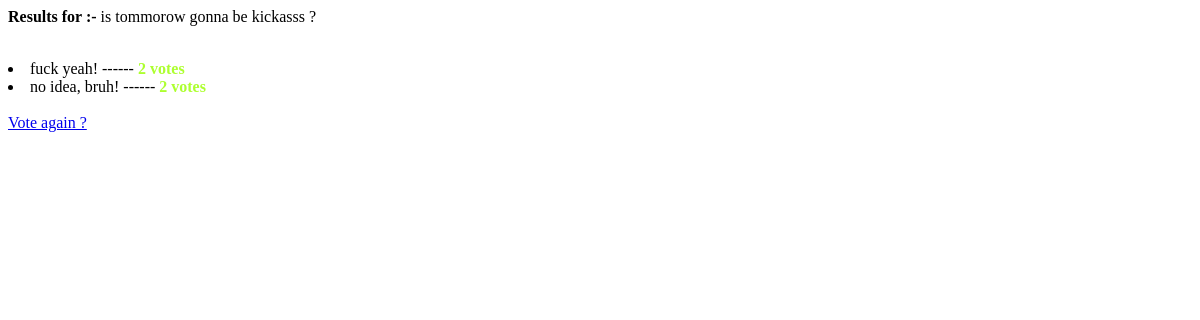
/result/4, run on an earlier commit of the app's database.
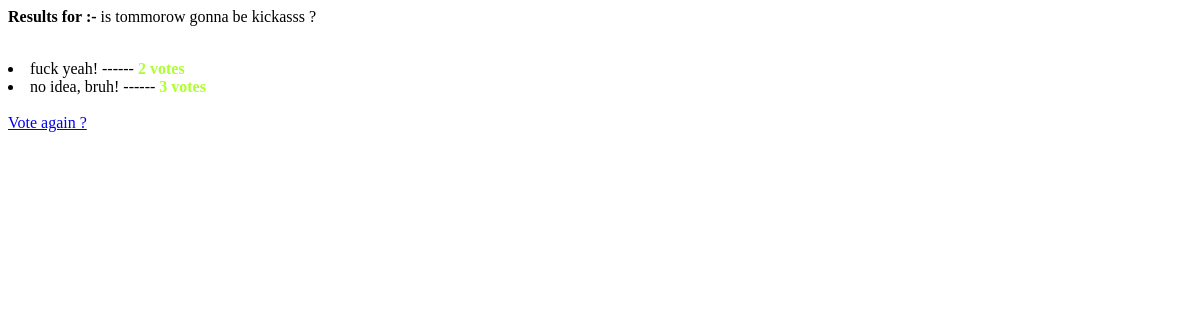
And on a later commit of the database.
### polls/models.py (models this page shows)
class Choice(models.Model):
    question = models.ForeignKey(Question, on_delete=models.CASCADE)
    choice_text = models.CharField(max_length=200)
    votes = models.IntegerField(default=0)

### polls/views.py (the view)
# urls.py: path('result/<int:question_id>', views.result, name="result"),
def result(request, question_id):
    question = Question.objects.get(pk=question_id)
    return render(request, "polls/results.html",
        {
           "question": question
        }
    )

### polls/templates/polls/results.html (shortened to what this page needs)
{% extends "polls/base.html" %}
{% block body %}
        <p><strong>Results for :- </strong> {{ question.question }}</p><br>
        {% for choice in question.choice_set.all %}
            <li>{{ choice.choice_text }} ------ <strong id="green">{{ choice.votes }} vote{{ choice.votes|pluralize }}</strong></li>
        {% endfor %}
        <br>
        <a href="{% url 'details' question.id %}">Vote again ?</a>
{% endblock %}

What changed in the data, as far as the page shows it:
changed Choice "no idea, bruh!": votes "2" → "3"
